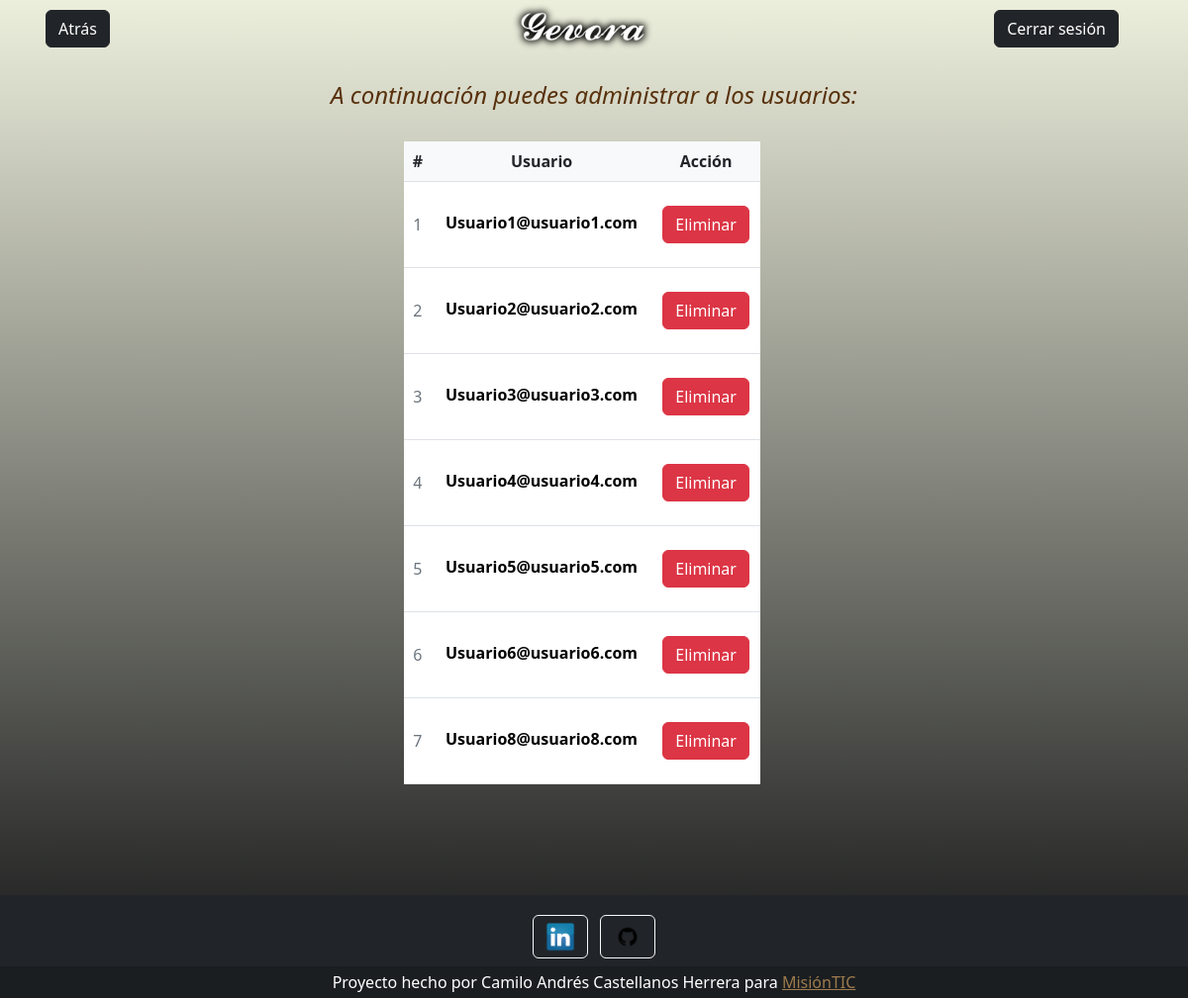
The app's page /controlu (signed in) with its own data.
### tables this page shows
CREATE TABLE users (id INTEGER PRIMARY KEY AUTOINCREMENT, email VARCHAR NOT NULL, password VARCHAR NOT NULL);

### app.py (the view, shortened to what this page needs)
@app.route('/controlu')
@app.route('/controlu/<a>', methods=['POST'])
def controlu(a=None):
    if g.usuario == None: #Restricción a que sólo usuarios loggeados puedan acceder a vistas de procesos internos
        joker = "Debes iniciar sesión para poder acceder a nuestros servicios"
        return render_template( 'joker.html', joker=joker ), {"Refresh": "2;/"}
    else:
        if a == None:
            try:
                with sqlite3.connect("db.db") as con: #consulta para mostrar usuarios  en la vista de administrar usuarios
                    cur = con.cursor()
                    rowRaw = cur.execute("SELECT * FROM users").fetchall()
                    rowN = len(rowRaw)
                    return render_template("controlu.html", rowN=rowN, rowRaw=rowRaw)
            except Error:
                print("Ha ocurrido un error", Error)
                return render_template("error.html")

### app.py (called while the page is built)
@app.before_request
def before_request():
    usuario = session.get('usuario')
    if usuario == None:
        g.usuario = None
    else:
        g.usuario = session.get('usuario')

### templates/controlu.html (shortened to what this page needs)
{% extends 'base/base.html' %}
{% block content %}
<div class="container-fluid">
    <div class="container-fluid row align-items-start">
        {% if session.get('usuario') == "Superadmin1@superadmin1.com" %}
        <div class="container-fluid col-2 text-start"><a href="/home/sa" class="btn btn-dark" style="margin: 10px;"> Atrás </a></div>
        {% else %}
        <div class="container-fluid col-2 text-start"><a href="/home/a" class="btn btn-dark" style="margin: 10px;"> Atrás </a></div>
        {% endif %}
        <div class="col-4"><img src="\static\images\gevora.png" alt="Gevora hotel" width="150"></div>
        <div class="col-2 text-end"><a href="{{ url_for('log_out') }}" class="btn btn-dark" style="margin: 10px;"> Cerrar sesión </a></div>
    </div>
</div>
<br>
<h4 id="change2">A continuación puedes administrar a los usuarios:</h4>
<br>
<div class="container-fluid row align-items-center" id="change">
        <div class="col-4">
            <table class="table align-middle mb-0 bg-white">
                <thead class="bg-light align-middle">
                <tr>
                    <th>#</th>
                    <th>Usuario</th>
                    <th>Acción</th>
                </tr>
                </thead>
                <tbody>
                    {% for i in range(rowN) %}
                        {% if rowRaw[i][0] == 1 or rowRaw[i][0] == 2 %}
                            {{ continue }}
                        {% else %}
                        <tr>
                            <td>
                                <p class="text-muted mb-0"> {{i-1}} </p>
                            </div>
                            </td>
                            <td>
                                <p class="fw-bold mb-1"> {{rowRaw[i][1]}} </p>
                            </td>
                            <td>
                                <p>
                                    <form action="/controlu/{{rowRaw[i][0]}}" method="post">
                                    <button type="submit" class="btn btn-danger">Eliminar</button>
                                    </form>
                                </p>
                            </td>
                        </tr>
                        {% endif %}
                    {% endfor %}
<br><br><br><br><br><br><br><br><br>
{% endblock %}

### static/css/style.css (style rules this page uses)
body { font-family: system-ui; text-align: center; height: 100%; }
h4 { color: rgb(88, 49, 12); font-style:oblique; }
p { color: rgb(0, 0, 0); }
.gradient-custom { background: #6a11cb; background: -webkit-linear-gradient(to bottom, rgba(236, 238, 219, 0.959), rgb(18, 19, 20)); background: linear-gradient(to bottom, rgba(236, 238, 219, 0.959), rgb(18, 19, 20)); background-repeat: no-repeat; background-attachment: fixed; }

### records on screen
users: email "Usuario1@usuario1.com"
users: email "Usuario2@usuario2.com"
users: email "Usuario3@usuario3.com"
users: email "Usuario4@usuario4.com"
users: email "Usuario5@usuario5.com"
users: email "Usuario6@usuario6.com"
users: email "Usuario8@usuario8.com"

### other values on screen
{{ i-1 }} "1" "2" "3" "4" "5" "6" "7"
